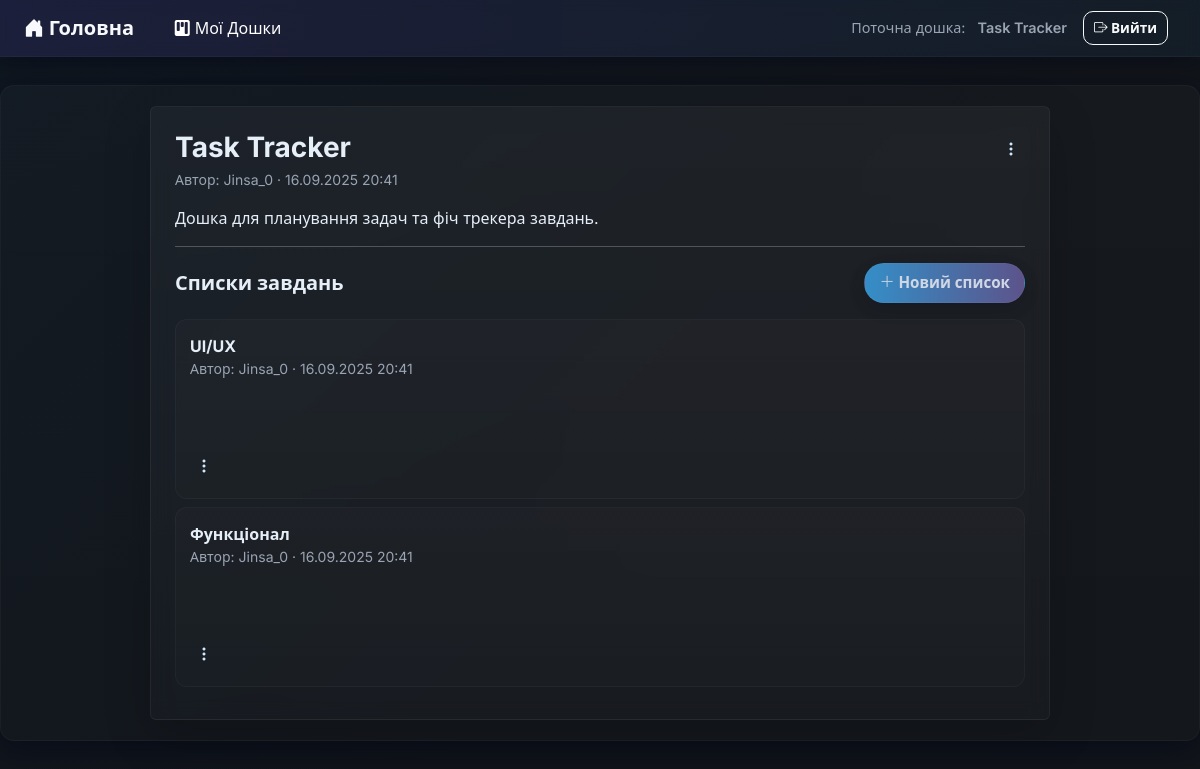
The page /dashboard/6/ (signed in) on the database as committed earlier.
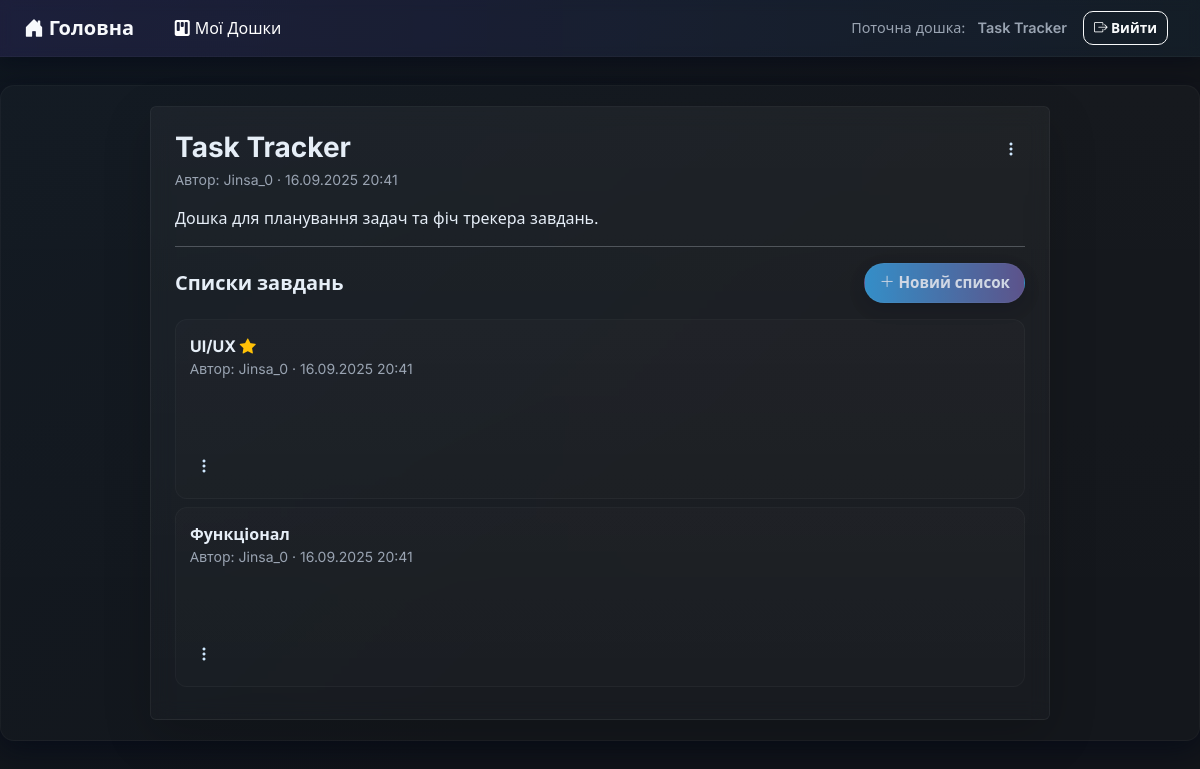
The same page on the database as committed later.
### task_manager/models.py (models this page shows, shortened)
class TodoList(models.Model):
    dashboard = models.ForeignKey(Dashboard, on_delete = models.CASCADE, related_name= 'todolists', verbose_name = "Дошка")
    title =  models.CharField(max_length = 200, verbose_name = "Назва")
    description =  models.TextField(verbose_name = "Опис", blank = True)
    created_at = models.DateTimeField(auto_now_add = True)
    important = models.BooleanField(default = False, verbose_name = "Важливість")
    created_by = models.ForeignKey(User, on_delete = models.CASCADE, related_name= 'todolists', verbose_name = "Автор")
    class Meta:
        verbose_name = "Список завдань"
        verbose_name_plural = "Списки завдань"

### task_manager/views.py (the view)
# urls.py: path('dashboard/<int:dashboard_pk>/', DashboardDetailView.as_view(), name = 'dashboard_detail'),
class DashboardDetailView(LoginRequiredMixin, DashboardAccessMixin, DetailView):
    model = Dashboard
    template_name = 'dashboard/dashboard_detail.html'
    context_object_name = 'dashboard'
    pk_url_kwarg = "dashboard_pk"
    def get_context_data(self, **kwargs):
        context = super().get_context_data(**kwargs)
        dashboard = self.get_object()
        context["todolists"] = dashboard.todolists.all()
        return context

### task_manager/views.py (called while the page is built)
    def get_queryset(self):
        return Dashboard.objects.filter(
            Q(created_by=self.request.user) | Q(members=self.request.user)
        ).distinct()

### task_manager/templates/dashboard/dashboard_detail.html (shortened to what this page needs)
{% extends "base.html" %}
{% block content %}
<div class="auth-card p-4 rounded shadow-lg w-100" style="max-width:900px; margin:auto;">
  <div class="d-flex justify-content-between align-items-start mb-3">
    <div>
      <h3 class="fw-bold mb-1">{{ dashboard.title }}</h3>
      <div class="muted small">
        Автор: {{ dashboard.created_by }} · {{ dashboard.created_at|date:"d.m.Y H:i" }}
      </div>
    </div>
    <div class="dropdown">
      <button class="action-dot" data-bs-toggle="dropdown" aria-expanded="false">
        <i class="bi bi-three-dots-vertical"></i>
      </button>
    </div>
  </div>
  {% if dashboard.description %}
    <p>{{ dashboard.description }}</p>
  {% endif %}
  <hr>
  <div class="d-flex justify-content-between align-items-center mb-3">
    <h5 class="fw-bold mb-0">Списки завдань</h5>
    <a href="{% url 'todolist_create' dashboard_pk=dashboard.pk %}" class="btn btn-filter">
      <i class="bi bi-plus-lg"></i>&nbsp;Новий список
    </a>
  </div>
  {% for todolist in todolists %}
    <div class="task-card mb-2 d-flex justify-content-between align-items-start">
      <div>
        <a href="{% url 'todolist_detail' dashboard_pk=dashboard.pk todolist_pk=todolist.pk %}" class="fw-bold text-reset text-decoration-none">
          {{ todolist.title }}
          {% if todolist.important %}<i class="bi bi-star-fill text-warning"></i>{% endif %}
        </a>
        <div class="muted small">
          Автор: {{ todolist.created_by }} · {{ todolist.created_at|date:"d.m.Y H:i" }}
        </div>
      </div>
      <div class="dropdown">
        <button class="action-dot" data-bs-toggle="dropdown"><i class="bi bi-three-dots-vertical"></i></button>
      </div>
    </div>
  {% empty %}
    <div class="alert alert-info">Немає списків завдань</div>
  {% endfor %}
</div>
{% endblock %}

Rows that differ between the two databases and show on the page:
changed TodoList "UI/UX": important False → True (drawn)
